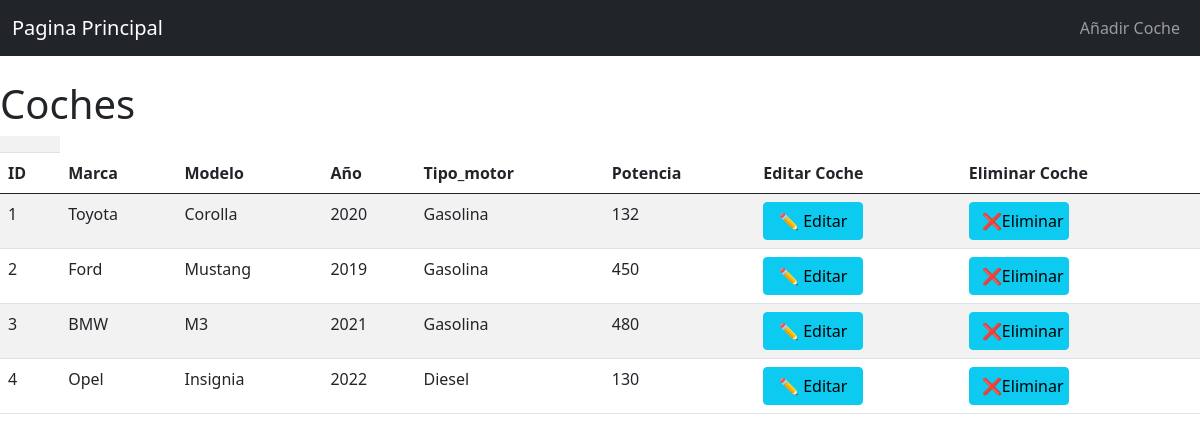
The app's page /coches/, older data.
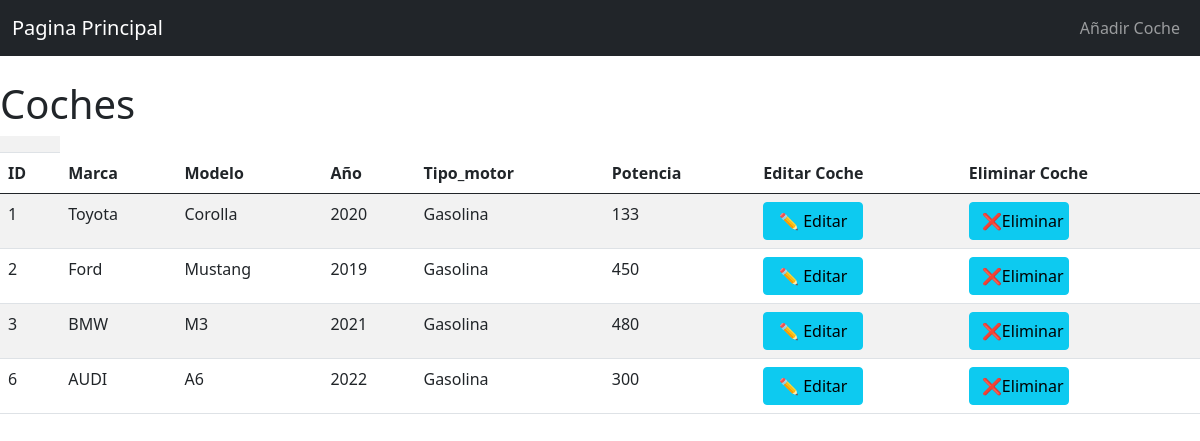
The same page, newer data.
### tables this page shows
CREATE TABLE coches (
    id INTEGER PRIMARY KEY AUTOINCREMENT,
    modelo TEXT UNIQUE NOT NULL,
    id_marca INTEGER NOT NULL,
    anio INTEGER NOT NULL,
    tipo_motor TEXT NOT NULL,
    potencia INTEGER NOT NULL,
    FOREIGN KEY (id_marca) REFERENCES marcas(id)
        ON UPDATE CASCADE
        ON DELETE RESTRICT
);

CREATE TABLE marcas (
    id INTEGER PRIMARY KEY AUTOINCREMENT,
    nombre TEXT UNIQUE NOT NULL,
    pais TEXT NOT NULL,
    fundador TEXT NOT NULL,
    anio_fundacion INTEGER NOT NULL
);

### aplicacion.py (the view)
@app.route("/coches/")
def lista_coches():
    conn = get_db_connection()
    coches = conn.execute("""
        SELECT c.id,
               c.modelo,
               c.anio,
               c.tipo_motor,
               c.potencia,
               m.nombre AS marca
        FROM coches c
        LEFT JOIN marcas m ON m.id = c.id_marca
        ORDER BY c.id, marca, modelo
    """).fetchall()
    conn.close()
    return render_template("coches.html", coches=coches)

### aplicacion.py (called while the page is built)
def get_db_connection():
    conn = sqlite3.connect('coches.db')
    conn.row_factory = sqlite3.Row
    return conn

### templates/coches.html
{% extends 'base.html' %}
{% block content %}
<nav class="navbar navbar-expand-lg navbar-dark bg-dark mb-4">
    <div class="container-fluid">
      <a class="navbar-brand" href="{{ url_for('home') }}">Pagina Principal</a>
      <div>
        <ul class="navbar-nav me-auto mb-2 mb-lg-0">
          <li class="nav-item">
            <a class="nav-link" href="{{ url_for('añadircoche') }}">Añadir Coche</a>
          </li>
        </ul>
      </div>
    </div>
  </nav>
    <h1>{% block title %} Coches {% endblock %}</h1>
        <table class="table table-striped">
            <th>
                <tr>
                    <th>ID</th>
                    <th>Marca</th>
                    <th>Modelo</th>
                    <th>Año</th>
                    <th>Tipo_motor</th>
                    <th>Potencia</th>
                    <th>Editar Coche</th>
                    <th>Eliminar Coche</th>
                </tr>
            </th>
            <tbody>
                {% for coche in coches %}
                <tr>
                    <td>{{ coche['id'] }}</td>
                    <td>{{ coche['marca'] }}</td>
                    <td>{{ coche['modelo'] }}</td>
                    <td>{{ coche['anio'] }}</td>
                    <td>{{ coche['tipo_motor'] }}</td>
                    <td>{{ coche['potencia'] }}</td>
                    <td><a class="btn btn-info" style="width: 100px;" href="{{ url_for('editar_coche', coche_id=coche['id']) }}">✏️ Editar</a></td>
                    <td><a class="btn btn-info" style="width: 100px;" href="{{ url_for('borrar_coche', coche_id=coche['id']) }}">❌Eliminar</a></td>
                </tr>
                {% endfor %}
            </tbody>
        </table>
{% endblock %}

### templates/base.html (shortened to what this page needs)
<!doctype html>
<html lang="en">
  <head>
    <link href="https://cdn.jsdelivr.net/npm/bootstrap@5.0.2/dist/css/bootstrap.min.css" rel="stylesheet">
    <link rel="stylesheet" href="style.css">
  </head>
  <body>
        {% block content %} {% endblock %}
  </body>
</html>

Row changes from the older to the newer data that the page shows:
removed coches: id "4", marca "Opel", modelo "Insignia", anio "2022", tipo_motor "Diesel", potencia "130"
changed coches "Corolla": potencia "132" → "133"
added coches: id "6", marca "AUDI", modelo "A6", anio "2022", tipo_motor "Gasolina", potencia "300"
